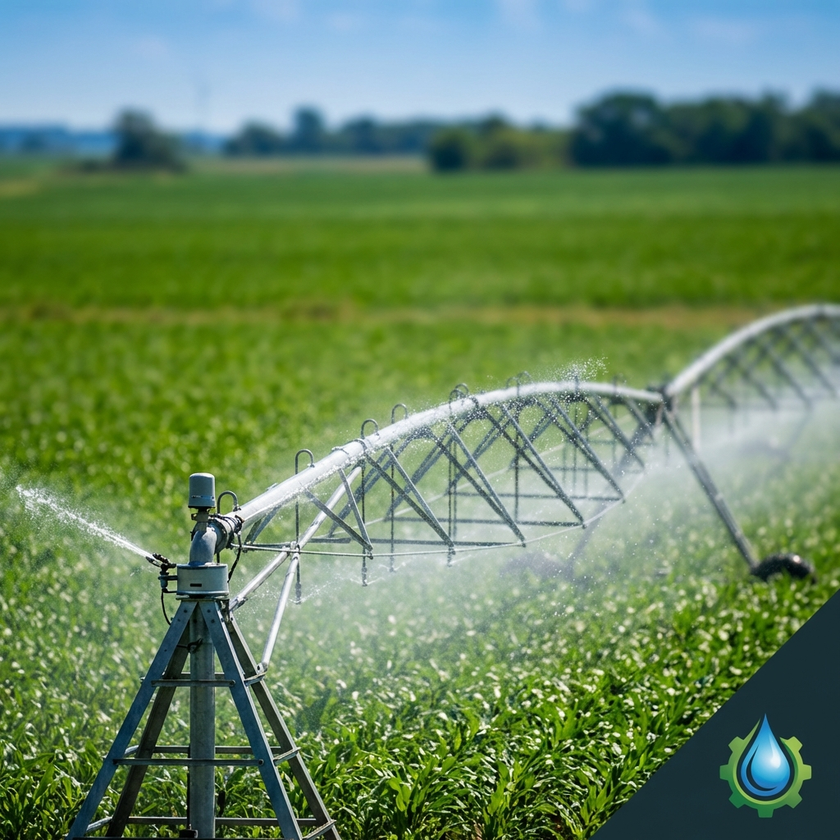
#> input picture assets/irrigation_bg_v2.png, 840 x 840 px, shrunk from 1024 x 1024 before the run
$ python blur_image.py
#> lines starting #> are read from the running program, lines starting #| are printed output that depends on the picture
from PIL import Image, ImageFilter
import os

try:
    # Path to the source image
    source_path = os.path.join("assets", "irrigation_bg_v2.png")
    dest_path = os.path.join("assets", "irrigation_bg_blurred.png")

    print(f"Opening {source_path}...")
    img = Image.open(source_path)
#> img is the input picture: PIL image 840x840 RGB; mean R, G, B 104.7, 134.5, 97

    # Apply Blur
    print("Applying blur...")
    blurred_img = img.filter(ImageFilter.GaussianBlur(radius=5)) # 5px blur is usually good for "little blur"
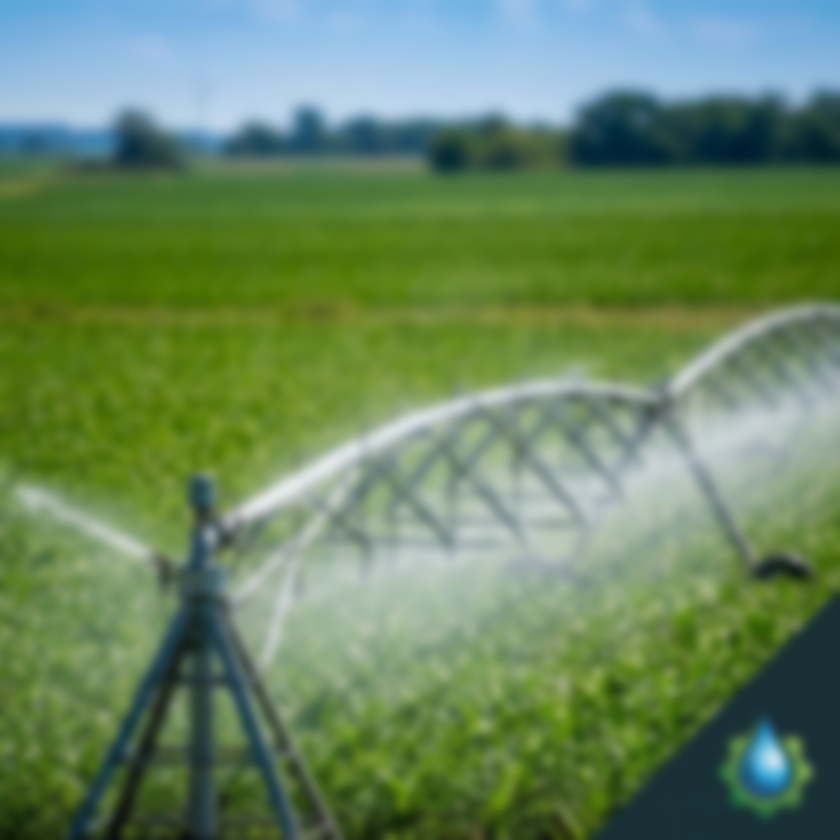
#> blurred_img: PIL image 840x840 RGB; mean R, G, B 104.6, 134.4, 97

    # Save
    print(f"Saving to {dest_path}...")
    blurred_img.save(dest_path)
    print("Done!")
except Exception as e:
    print(f"Error: {e}")

$ run again, with assets/ai_agronomist_bg.png copied over assets/irrigation_bg_v2.png
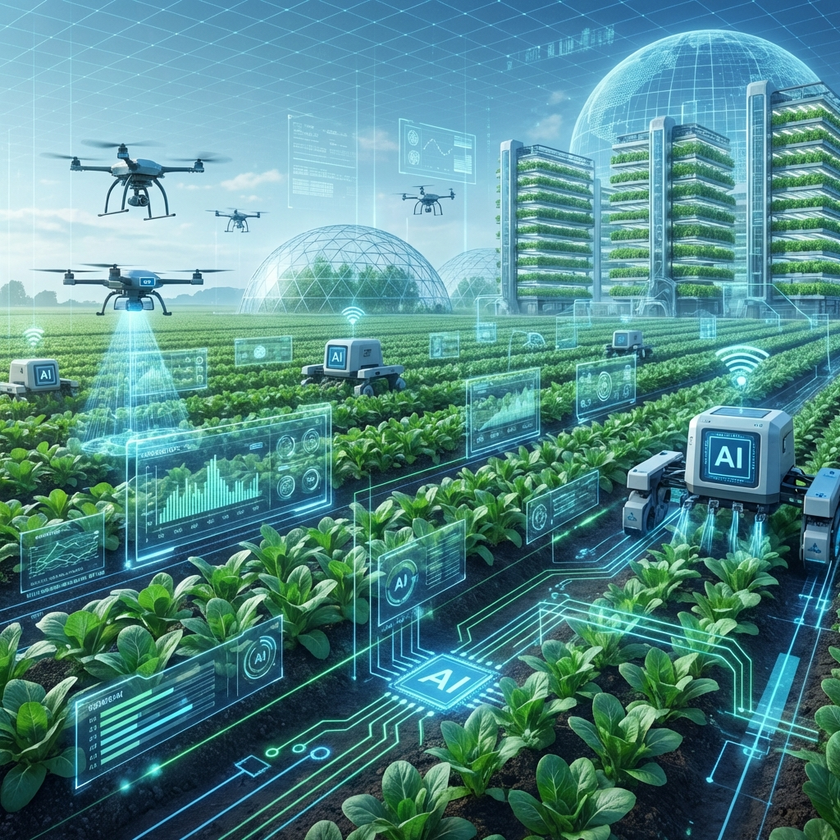
#> input picture assets/ai_agronomist_bg.png, 840 x 840 px, shrunk from 1024 x 1024 before the run
#> img is the input picture: PIL image 840x840 RGB; mean R, G, B 82.1, 137.6, 138.1
#> `blurred_img = img.filter(ImageFilter.GaussianBlur(radius=5)) # 5px blu..`:
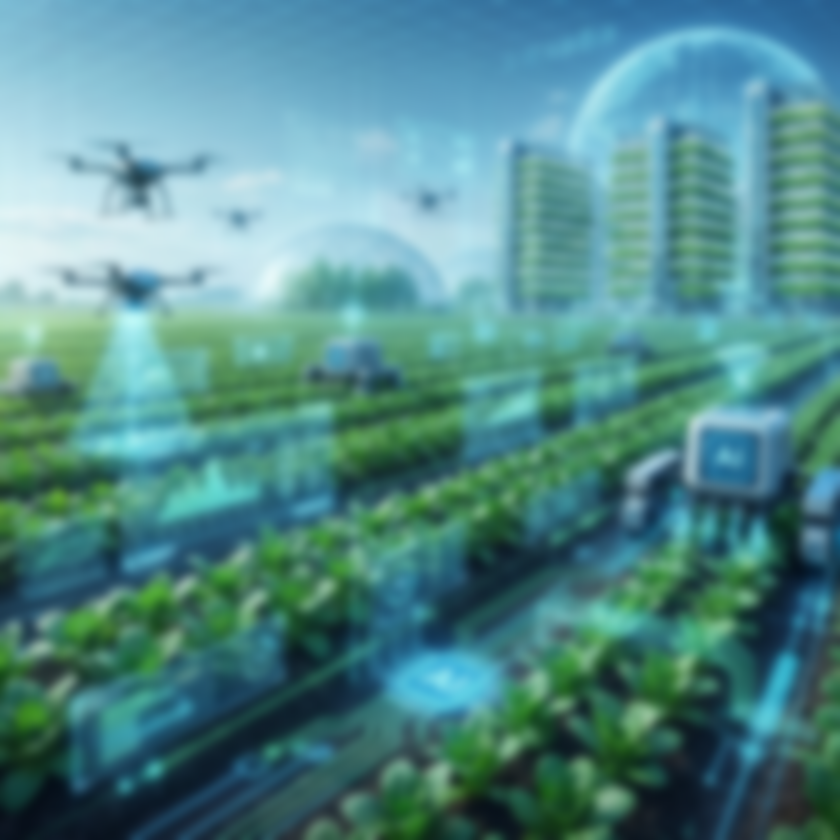
#> blurred_img: PIL image 840x840 RGB; mean R, G, B 82.1, 137.6, 138.1

$ run again, with assets/bg_ai_robot_v2.png copied over assets/irrigation_bg_v2.png
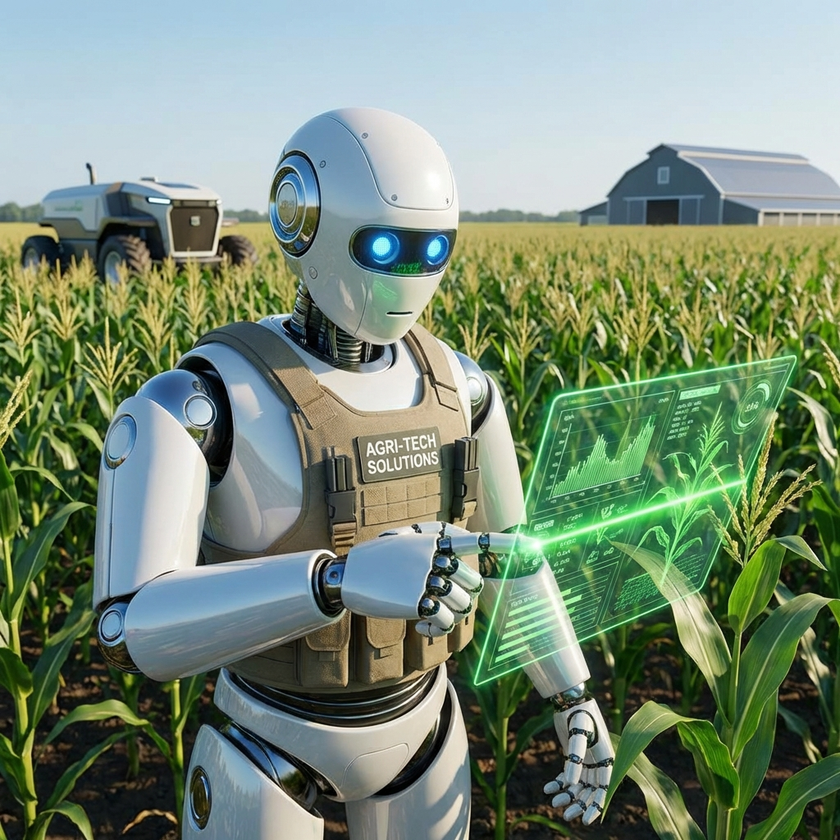
#> input picture assets/bg_ai_robot_v2.png, 840 x 840 px, shrunk from 1024 x 1024 before the run
#> img is the input picture: PIL image 840x840 RGB; mean R, G, B 120.8, 139.5, 119.2
#> `blurred_img = img.filter(ImageFilter.GaussianBlur(radius=5)) # 5px blu..`:
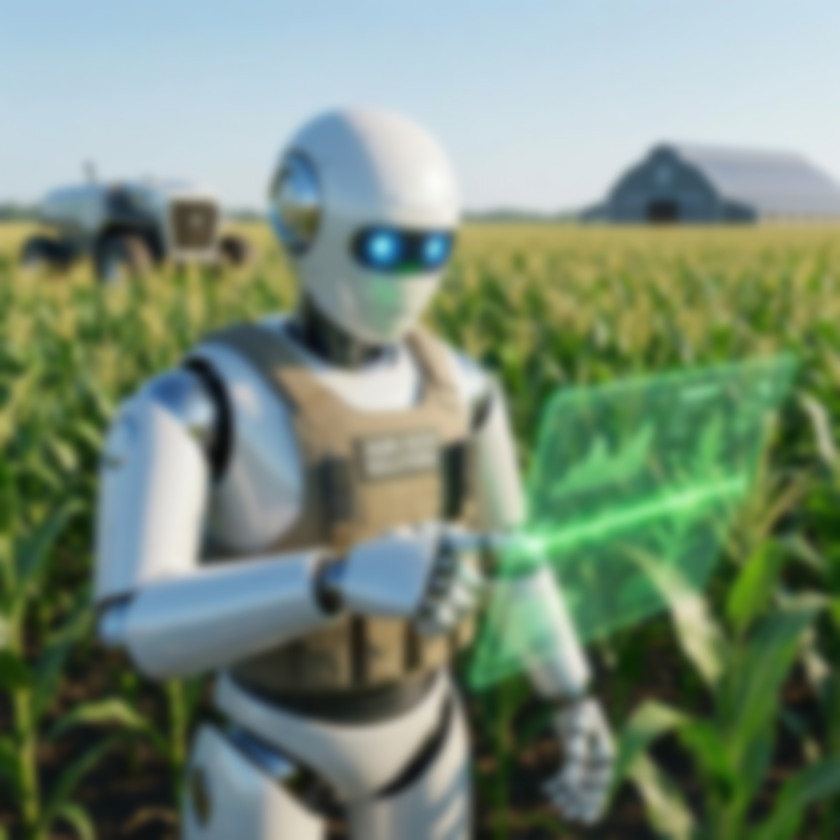
#> blurred_img: PIL image 840x840 RGB; mean R, G, B 120.8, 139.5, 119.2

$ run again, with assets/bg_crop_analysis.png copied over assets/irrigation_bg_v2.png
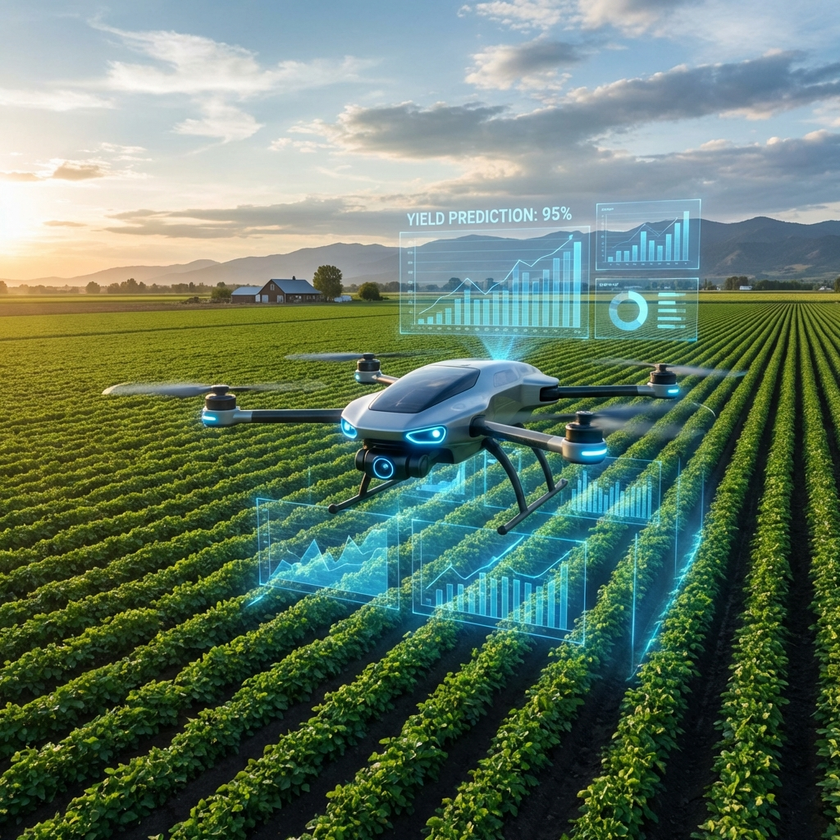
#> input picture assets/bg_crop_analysis.png, 840 x 840 px, shrunk from 1024 x 1024 before the run
#> img is the input picture: PIL image 840x840 RGB; mean R, G, B 99.4, 121.5, 102.3
#> `blurred_img = img.filter(ImageFilter.GaussianBlur(radius=5)) # 5px blu..`:
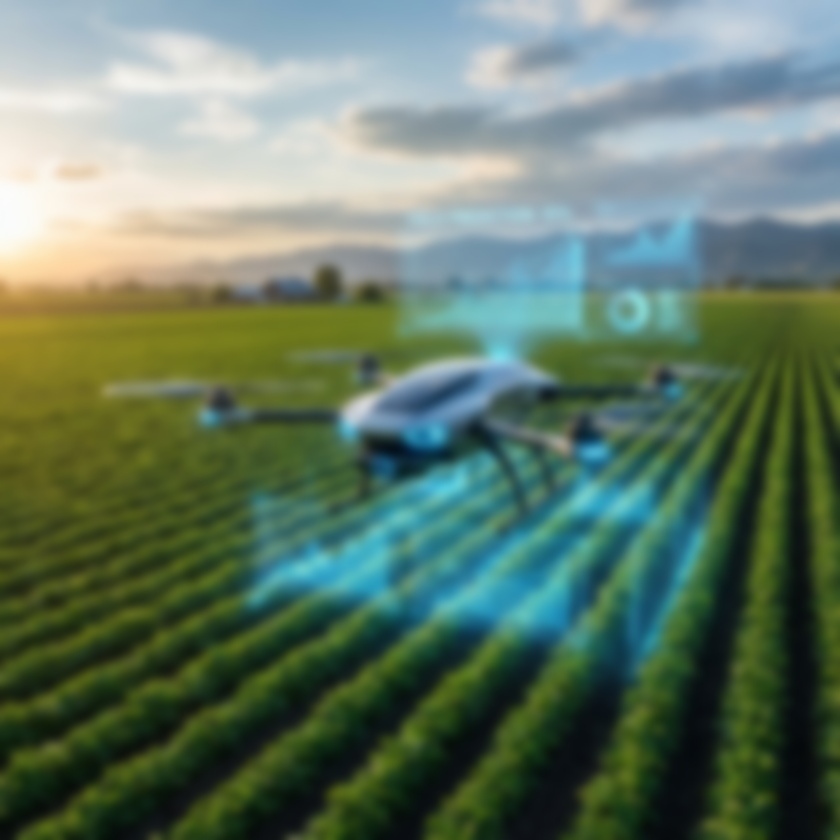
#> blurred_img: PIL image 840x840 RGB; mean R, G, B 99.4, 121.5, 102.3
